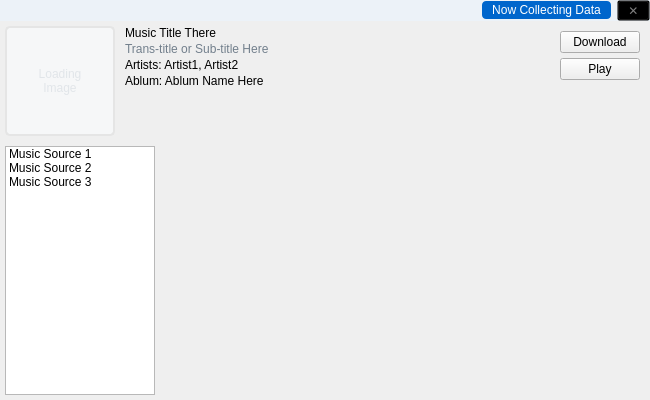
<?xml version="1.0" encoding="UTF-8"?>
<ui version="4.0">
 <class>SearchResultDetailedInfoU</class>
 <widget class="QWidget" name="SearchResultDetailedInfoU">
  <property name="geometry">
   <rect>
    <x>0</x>
    <y>0</y>
    <width>650</width>
    <height>400</height>
   </rect>
  </property>
  <property name="windowTitle">
   <string>Form</string>
  </property>
  <property name="styleSheet">
   <string notr="true">/*基础背景与字体*/
/*background&amp;font*/

QWidget
{
	background-color: hsl(210, 50%, 98%);
	font: 10pt &quot;Microsoft YaHei UI&quot;;
}

/*通用普通按钮*/
/*Normal Push Button*/

QPushButton,QToolButton
{
	color: hsl(0, 0%, 10%);
	border-style: solid;
	border-width: 1px;
	border-radius: 3px;
	border-color: hsl(210, 5%, 90%);
	background-color: hsl(210, 5%, 100%);
	padding: 4px 10px 4px 10px;
}
QPushButton:hover,QToolButton:hover
{
	color: hsl(0, 0%, 5%);
	border-color: hsl(210, 10%, 88%);
	background-color: hsl(210, 10%, 98%);
}
QPushButton:pressed,QToolButton:pressed
{
	color: hsl(0, 0%, 0%);
	border-color: hsl(210, 15%, 85%);
	background-color: hsl(210, 15%, 95%);
}
QPushButton:disabled,QToolButton:disabled
{
	color: hsl(210, 0%, 60%);
	border-width: 0px;
	/*border-color: hsl(210, 0%, 85%);*/
	background-color: hsl(210, 0%, 95%);
}

/*通用高亮按钮*/
/*Highlighted Push Button*/

QPushButton[isHighlighted=true],QToolButton[isHighlighted=true]
{
	color: #ffffff;
	border-style: solid;
	border-width: 1px;
	border-radius: 3px;
	border-color: hsl(210, 100%, 30%);
	background-color: hsl(210, 100%, 40%);
}
QPushButton[isHighlighted=true]:hover,QToolButton[isHighlighted=true]:hover
{
	border-color: hsl(210, 80%, 35%);
	background-color: hsl(210, 80%, 45%);
}
QPushButton[isHighlighted=true]:pressed,QToolButton[isHighlighted=true]:pressed
{
	border-color: hsl(210, 60%, 40%);
	background-color: hsl(210, 60%, 50%);
}
QPushButton[isHighlighted=true]:disabled,QToolButton[isHighlighted=true]:disabled
{
	color: hsl(210, 0%, 100%);
	border-width: 0px;
	/*border-color: hsl(210, 0%, 60%);*/
	background-color: hsl(210, 0%, 70%);
}

/*工具菜单按钮附件*/
/*Tool Button SP*/


/*通用列表控件*/
/*QListWidget*/

QListWidget {
    show-decoration-selected: 0;
}
QListWidget::item:hover {
    background-color: hsl(210, 15%, 95%);
}

/*通用行编辑框*/
/*Line Edit*/

QLineEdit
{
	color: hsl(0, 0%, 10%);
	selection-color: hsl(0, 0%, 100%);
	border-style: solid;
	border-width: 1px;
	border-radius: 3px;
	border-color: hsl(210, 5%, 90%);
	background-color: hsl(210, 5%, 100%);
	selection-background-color: hsl(210, 100%, 40%);
	padding: 0px 0px 0px 5px;
}
QLineEdit:hover
{
	color: hsl(0, 0%, 5%);
	border-color: hsl(210, 10%, 88%);
	background-color: hsl(210, 10%, 98%);
}
QLineEdit:focus
{
	border-bottom-color: hsl(210, 100%, 40%);
}
QLineEdit:disabled
{
	color: hsl(210, 0%, 60%);
	border-color: hsl(210, 0%, 85%);
	background-color: hsl(210, 0%, 95%);
}
QLineEdit:read-only
{
	border-color: hsl(210, 0%, 95%);
	background-color: hsl(210, 0%, 98%);
}

/*组合框及其附件*/
/*Combo box*/

QComboBox
{
	color: hsl(0, 0%, 10%);
	selection-color: hsl(0, 0%, 100%);
	border-style: solid;
	border-width: 1px;
	border-radius: 3px;
	border-color: hsl(210, 5%, 90%);
	background-color: hsl(210, 5%, 100%);
	selection-background-color: hsl(210, 100%, 40%);
	padding: 0px 0px 0px 5px;
}
QComboBox:hover
{
	color: hsl(0, 0%, 5%);
	border-color: hsl(210, 10%, 88%);
	background-color: hsl(210, 10%, 98%);
}
QComboBox:on
{
	border-color: hsl(210, 100%, 40%);
}
QComboBox:disabled
{
	color: hsl(210, 0%, 60%);
	border-color: hsl(210, 0%, 85%);
	background-color: hsl(210, 0%, 95%);
}
QComboBox::drop-down
{
	width: 0px;
	border: none;
}
QComboBox::down-arrow
{
	padding: 0px 32px 0px 0px;
	image: url(:/Resource/icons/drop-arrow-down);
}
QComboBox::down-arrow:on
{
	image: url(:/Resource/icons/drop-arrow-up);
}
QComboBox QAbstractItemView
{
	color: hsl(0, 0%, 10%);
	border-style: solid;
	border-width: 1px;
	border-radius: 3px;
	border-color: hsl(210, 100%, 40%);
	background-color: hsl(210, 5%, 100%);
	outline: 0px;
}
QComboBox QAbstractItemView::item
{
	color: hsl(0, 0%, 10%);
	border-style: none;
	background-color: hsl(210, 5%, 100%);
}
QComboBox QAbstractItemView::item:hover
{
	color: hsl(0, 0%, 5%);
	background-color: hsl(210, 10%, 98%);
}
QComboBox QAbstractItemView::item:selected
{
	color: #ffffff;
	background-color: hsl(210, 100%, 40%);
}

/*通用页面滑动条*/
/*Scroll Bar*/

QScrollBar
{
    background-color: hsl(210, 5%, 100%);
    padding: 12px 2px 12px 2px;
	width: 12px;
}
QScrollBar::handle
{
    background-color: hsl(210, 5%, 80%);
    border-radius: 2px; 
}
QScrollBar::handle:hover
{
    border-color: hsl(210, 10%, 78%);
}
QScrollBar::add-line:vertical
{
	height:12px;
	width:12px;
    border-image:url(:/Resource/icons/drop-arrow-down);
    subcontrol-position:bottom;
}
QScrollBar::sub-line:vertical
{
    height:12px;
	width:12px;
    image:url(:/Resource/icons/drop-arrow-up);
    subcontrol-position:top;
}

/*通用菜单内容*/
/*Menu &amp; Menu Content*/

QMenu
{
	color: hsl(0, 0%, 10%);
	border-style: solid;
	border-width: 1px;
	border-radius: 3px;
	border-color: hsl(210, 5%, 90%);
	background-color: hsl(210, 5%, 100%);
	padding: 5px 5px 5px 5px;
}
QMenu::item
{
	color: hsl(0, 0%, 10%);
	border-style: none;
	border-radius: 3px;
	background-color: hsl(210, 5%, 100%);
	padding: 4px 4px 4px 4px;
}
QMenu::item:selected
{
	color: hsl(0, 0%, 5%);
	background-color: hsl(210, 10%, 95%);
}
/* QMenu::item:selected
{
	color: #ffffff;
	background-color: hsl(210, 100%, 40%);
} */
QMenu::item:disabled
{
	color: hsl(210, 0%, 60%);
}
QMenu::separator
{
	height: 1px;
	background-color: hsl(210, 5%, 80%);
}

/*w_mainMenu下的特殊控件样式*/
/*special style under &quot;w_mainMenu&quot;*/

QWidget#w_mainMenu
{
	background-color: hsl(210, 60%, 95%);
}
QWidget#w_mainMenu&gt;QPushButton
{
	color: hsl(0, 0%, 10%);
	font: 10pt &quot;微软雅黑&quot;;
	border-style: solid;
	border-width: 1px, 0px, 0px, 0px;
	border-radius: 3px;
	border-color: hsl(210, 5%, 90%);
	border-right-color: hsl(210, 5%, 100%);
	border-left-color: hsl(210, 5%, 100%);
	background-color: hsl(210, 5%, 100%);
}
QWidget#w_mainMenu&gt;QPushButton:hover
{
	color: hsl(0, 0%, 5%);
	background-color: hsl(210, 10%, 98%);
}
QWidget#w_mainMenu&gt;QPushButton:pressed
{
	color: hsl(0, 0%, 0%);
	background-color: hsl(210, 15%, 95%);
}
QWidget#w_mainMenu&gt;QPushButton:checked
{
	color: #ffffff;
	background-color: hsl(210, 100%, 40%);
}
QWidget#w_mainMenu&gt;QPushButton:checked:hover
{
	color: #ffffff;
	background-color: hsl(210, 80%, 45%);
}
QWidget#w_mainMenu&gt;QPushButton:checked:pressed
{
	color: #ffffff;
	background-color: hsl(210, 60%, 50%);
}
QWidget#w_mainMenu&gt;QPushButton:disabled
{
	color: hsl(210, 0%, 60%);
	border-width: 0px;
	/*border-color: hsl(210, 0%, 85%);*/
	background-color: hsl(210, 0%, 95%);
}
QWidget#w_mainMenu&gt;QLabel#lb_progStatus
{
	color: #ffffff;
	background-color: hsl(0, 0%, 40%);
}
QWidget#w_mainMenu&gt;QLabel#lb_progStatus[status=&quot;ready&quot;]
{
	background-color: hsl(210, 100%, 40%);
}
QWidget#w_mainMenu&gt;QLabel#lb_progStatus[status=&quot;working&quot;]
{
	background-color: hsl(200, 100%, 40%);
}
QWidget#w_mainMenu&gt;QLabel#lb_progStatus[status=&quot;warning&quot;]
{
	background-color: hsl(50, 100%, 40%);
}
QWidget#w_mainMenu&gt;QLabel#lb_progStatus[status=&quot;fatal&quot;]
{
	background-color: hsl(0, 100%, 40%);
}

/*OnlineSearch&gt;SearchResult下的特殊控件样式*/
/*special style under &quot;OnlineSearch&gt;SearchResult&quot;*/

QWidget#w_SearchResultU
{
	border-color: hsl(210, 5%, 90%);
	border-style: solid;
	border-width: 1px;
	border-radius: 3px;
}
QWidget#w_SearchResultU&gt;QWidget
{
	background-color: transparent;
}
QWidget#w_SearchResultU&gt;QWidget#w_title&gt;QLabel#lb_titleText
{
	font: 700 11pt &quot;Microsoft YaHei UI&quot;;
	background-color: transparent;
}

/*自定义的DialogBox特殊样式*/
/*special style under &quot;DialogBoxU&quot;*/

QDialog#DialogBoxU
{
	background-color: hsl(210, 50%, 98%);
	font: 12pt bold &quot;Microsoft YaHei UI&quot;;
}
QDialog#DialogBoxU&gt;QWidget#title
{
	background-color: hsl(210, 50%, 95%);
}
QDialog#DialogBoxU&gt;QWidget#title QLabel
{
	background-color: hsl(210, 50%, 95%);
	font: 700 16pt &quot;Microsoft YaHei UI&quot;;
}
QDialog#DialogBoxU&gt;QWidget#title&gt;QLabel#title_icon
{
	padding: 0px 2px 0px 5px;
}
QDialog#DialogBoxU&gt;QWidget#title&gt;QLabel#title_icon[icon=info_blue]
{
	image: url(:/icons/info_blue);
}
QDialog#DialogBoxU&gt;QWidget#title&gt;QLabel#title_icon[icon=warning_yellow]
{
	image: url(:/icons/warning_yellow);
}
QDialog#DialogBoxU&gt;QWidget#title&gt;QLabel#title_icon[icon=warning_red]
{
	image: url(:/icons/warning_red);
}
QDialog#DialogBoxU&gt;QWidget#title&gt;QLabel#title_icon[icon=error_red]
{
	image: url(:/icons/error_red);
}
QDialog#DialogBoxU&gt;QWidget#title&gt;QLabel#title_icon[icon=settings_blue]
{
	image: url(:/icons/settings_blue);
}
QDialog#DialogBoxU&gt;QWidget#title&gt;QLabel#title_icon[icon=critical]
{
	image: url(:/icons/critical);
}
QDialog#DialogBoxU&gt;QLabel#content
{
	font: 12pt &quot;Microsoft YaHei UI&quot;;
	padding: 10px 10px 10px 10px;
}

</string>
  </property>
  <layout class="QVBoxLayout" name="verticalLayout" stretch="0,0,0">
   <property name="spacing">
    <number>0</number>
   </property>
   <property name="leftMargin">
    <number>0</number>
   </property>
   <property name="topMargin">
    <number>0</number>
   </property>
   <property name="rightMargin">
    <number>0</number>
   </property>
   <property name="bottomMargin">
    <number>0</number>
   </property>
   <item>
    <widget class="QWidget" name="w_windowControl" native="true">
     <property name="styleSheet">
      <string notr="true">background-color: hsl(210, 50%, 95%);</string>
     </property>
     <layout class="QHBoxLayout" name="horizontalLayout_3">
      <property name="leftMargin">
       <number>0</number>
      </property>
      <property name="topMargin">
       <number>0</number>
      </property>
      <property name="rightMargin">
       <number>0</number>
      </property>
      <property name="bottomMargin">
       <number>0</number>
      </property>
      <item>
       <spacer name="HS_windowControl">
        <property name="orientation">
         <enum>Qt::Horizontal</enum>
        </property>
        <property name="sizeHint" stdset="0">
         <size>
          <width>40</width>
          <height>20</height>
         </size>
        </property>
       </spacer>
      </item>
      <item>
       <widget class="QLabel" name="lb_dataCollectingTag">
        <property name="sizePolicy">
         <sizepolicy hsizetype="Preferred" vsizetype="Maximum">
          <horstretch>0</horstretch>
          <verstretch>0</verstretch>
         </sizepolicy>
        </property>
        <property name="styleSheet">
         <string notr="true">padding: 2px 10px 2px 10px;
color: hsl(210, 0%, 100%);
background-color: hsl(210, 100%, 40%);
border-radius: 4px;</string>
        </property>
        <property name="text">
         <string>Now Collecting Data</string>
        </property>
        <property name="alignment">
         <set>Qt::AlignCenter</set>
        </property>
       </widget>
      </item>
      <item>
       <widget class="QPushButton" name="btn_closeWindow">
        <property name="sizePolicy">
         <sizepolicy hsizetype="Preferred" vsizetype="Maximum">
          <horstretch>0</horstretch>
          <verstretch>0</verstretch>
         </sizepolicy>
        </property>
        <property name="styleSheet">
         <string notr="true">background-color:transparent;
font: 12pt &quot;Microsoft YaHei UI&quot;;
border-color:transparent;
padding: 2px 10px 2px 10px;
color: hsl(210, 0%, 50%);</string>
        </property>
        <property name="text">
         <string>✕</string>
        </property>
       </widget>
      </item>
     </layout>
    </widget>
   </item>
   <item>
    <widget class="QWidget" name="w_header" native="true">
     <property name="maximumSize">
      <size>
       <width>16777215</width>
       <height>120</height>
      </size>
     </property>
     <layout class="QHBoxLayout" name="horizontalLayout">
      <property name="spacing">
       <number>10</number>
      </property>
      <property name="leftMargin">
       <number>5</number>
      </property>
      <property name="topMargin">
       <number>5</number>
      </property>
      <property name="rightMargin">
       <number>5</number>
      </property>
      <property name="bottomMargin">
       <number>5</number>
      </property>
      <item>
       <widget class="QLabel" name="lb_coverImg">
        <property name="minimumSize">
         <size>
          <width>110</width>
          <height>110</height>
         </size>
        </property>
        <property name="maximumSize">
         <size>
          <width>110</width>
          <height>110</height>
         </size>
        </property>
        <property name="styleSheet">
         <string notr="true">font: 700 12pt &quot;Microsoft YaHei UI&quot;;
color: hsl(210, 15%, 90%);
background-color: hsl(210, 15%, 97%);

border-style: solid;
border-width: 2px;
border-radius: 5px;
border-color: hsl(210, 0%, 90%);</string>
        </property>
        <property name="text">
         <string>Loading
Image</string>
        </property>
        <property name="textFormat">
         <enum>Qt::PlainText</enum>
        </property>
        <property name="alignment">
         <set>Qt::AlignCenter</set>
        </property>
       </widget>
      </item>
      <item>
       <widget class="QWidget" name="w_briefInfo" native="true">
        <layout class="QVBoxLayout" name="verticalLayout_2">
         <property name="spacing">
          <number>2</number>
         </property>
         <property name="leftMargin">
          <number>0</number>
         </property>
         <property name="topMargin">
          <number>0</number>
         </property>
         <property name="rightMargin">
          <number>0</number>
         </property>
         <property name="bottomMargin">
          <number>0</number>
         </property>
         <item>
          <widget class="QLabel" name="lb_titleText">
           <property name="styleSheet">
            <string notr="true">font: 700 14pt &quot;Microsoft YaHei UI&quot;;</string>
           </property>
           <property name="text">
            <string>Music Title There</string>
           </property>
          </widget>
         </item>
         <item>
          <widget class="QLabel" name="lb_subTitle">
           <property name="styleSheet">
            <string notr="true">font: 700 10pt &quot;Microsoft YaHei UI&quot;;
color: hsl(210, 10%, 50%);</string>
           </property>
           <property name="text">
            <string>Trans-title or Sub-title Here</string>
           </property>
          </widget>
         </item>
         <item>
          <widget class="QLabel" name="lb_artists">
           <property name="text">
            <string>Artists: Artist1, Artist2</string>
           </property>
          </widget>
         </item>
         <item>
          <widget class="QLabel" name="lb_album">
           <property name="text">
            <string>Ablum: Ablum Name Here</string>
           </property>
          </widget>
         </item>
         <item>
          <spacer name="VS_headerPusher">
           <property name="orientation">
            <enum>Qt::Vertical</enum>
           </property>
           <property name="sizeHint" stdset="0">
            <size>
             <width>20</width>
             <height>40</height>
            </size>
           </property>
          </spacer>
         </item>
        </layout>
       </widget>
      </item>
      <item>
       <widget class="QWidget" name="w_controller" native="true">
        <property name="sizePolicy">
         <sizepolicy hsizetype="Maximum" vsizetype="Preferred">
          <horstretch>0</horstretch>
          <verstretch>0</verstretch>
         </sizepolicy>
        </property>
        <layout class="QVBoxLayout" name="verticalLayout_3">
         <property name="spacing">
          <number>5</number>
         </property>
         <property name="leftMargin">
          <number>5</number>
         </property>
         <property name="topMargin">
          <number>5</number>
         </property>
         <property name="rightMargin">
          <number>5</number>
         </property>
         <property name="bottomMargin">
          <number>5</number>
         </property>
         <item>
          <widget class="QPushButton" name="btn_download">
           <property name="text">
            <string>Download</string>
           </property>
           <property name="isHighlighted" stdset="0">
            <bool>true</bool>
           </property>
          </widget>
         </item>
         <item>
          <widget class="QPushButton" name="btn_play">
           <property name="text">
            <string>Play</string>
           </property>
          </widget>
         </item>
         <item>
          <spacer name="VS_controllerPusher">
           <property name="orientation">
            <enum>Qt::Vertical</enum>
           </property>
           <property name="sizeHint" stdset="0">
            <size>
             <width>20</width>
             <height>40</height>
            </size>
           </property>
          </spacer>
         </item>
        </layout>
       </widget>
      </item>
     </layout>
    </widget>
   </item>
   <item>
    <widget class="QWidget" name="w_bySourceZone" native="true">
     <layout class="QHBoxLayout" name="horizontalLayout_2" stretch="1,5">
      <property name="spacing">
       <number>0</number>
      </property>
      <property name="leftMargin">
       <number>5</number>
      </property>
      <property name="topMargin">
       <number>5</number>
      </property>
      <property name="rightMargin">
       <number>5</number>
      </property>
      <property name="bottomMargin">
       <number>5</number>
      </property>
      <item>
       <widget class="QListWidget" name="lw_sourceChoose">
        <property name="sizePolicy">
         <sizepolicy hsizetype="Preferred" vsizetype="Expanding">
          <horstretch>0</horstretch>
          <verstretch>0</verstretch>
         </sizepolicy>
        </property>
        <property name="minimumSize">
         <size>
          <width>150</width>
          <height>0</height>
         </size>
        </property>
        <property name="maximumSize">
         <size>
          <width>16777215</width>
          <height>16777215</height>
         </size>
        </property>
        <item>
         <property name="text">
          <string>Music Source 1</string>
         </property>
        </item>
        <item>
         <property name="text">
          <string>Music Source 2</string>
         </property>
        </item>
        <item>
         <property name="text">
          <string>Music Source 3</string>
         </property>
        </item>
       </widget>
      </item>
      <item>
       <widget class="QWidget" name="w_bySourceInfoZone" native="true"/>
      </item>
     </layout>
    </widget>
   </item>
  </layout>
 </widget>
 <resources/>
 <connections/>
</ui>
